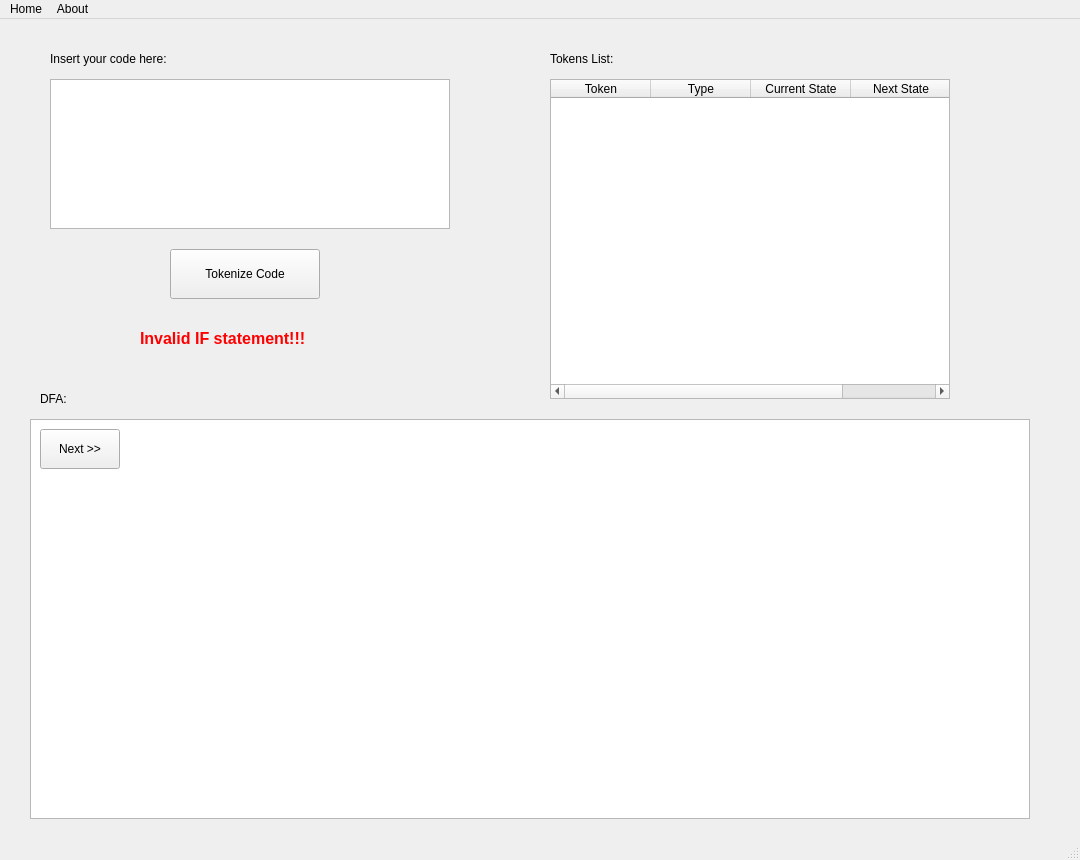
<?xml version="1.0" encoding="UTF-8"?>
<ui version="4.0">
 <class>MainWindow</class>
 <widget class="QMainWindow" name="MainWindow">
  <property name="geometry">
   <rect>
    <x>0</x>
    <y>0</y>
    <width>1080</width>
    <height>860</height>
   </rect>
  </property>
  <property name="windowTitle">
   <string>TINY Language Compiler</string>
  </property>
  <widget class="QWidget" name="centralwidget">
   <widget class="QPushButton" name="pushButton">
    <property name="geometry">
     <rect>
      <x>170</x>
      <y>230</y>
      <width>150</width>
      <height>50</height>
     </rect>
    </property>
    <property name="text">
     <string>Tokenize Code</string>
    </property>
   </widget>
   <widget class="QTextEdit" name="textEdit">
    <property name="geometry">
     <rect>
      <x>50</x>
      <y>60</y>
      <width>400</width>
      <height>150</height>
     </rect>
    </property>
   </widget>
   <widget class="QLabel" name="label">
    <property name="geometry">
     <rect>
      <x>50</x>
      <y>20</y>
      <width>150</width>
      <height>40</height>
     </rect>
    </property>
    <property name="text">
     <string>Insert your code here:</string>
    </property>
   </widget>
   <widget class="QTableWidget" name="tableWidget">
    <property name="geometry">
     <rect>
      <x>550</x>
      <y>60</y>
      <width>400</width>
      <height>320</height>
     </rect>
    </property>
    <property name="minimumSize">
     <size>
      <width>311</width>
      <height>0</height>
     </size>
    </property>
    <column>
     <property name="text">
      <string>Token</string>
     </property>
    </column>
    <column>
     <property name="text">
      <string>Type</string>
     </property>
    </column>
    <column>
     <property name="text">
      <string>Current State</string>
     </property>
    </column>
    <column>
     <property name="text">
      <string>Next State</string>
     </property>
    </column>
   </widget>
   <widget class="QLabel" name="label_2">
    <property name="geometry">
     <rect>
      <x>550</x>
      <y>20</y>
      <width>80</width>
      <height>40</height>
     </rect>
    </property>
    <property name="text">
     <string>Tokens List:</string>
    </property>
   </widget>
   <widget class="QLabel" name="label_3">
    <property name="geometry">
     <rect>
      <x>40</x>
      <y>360</y>
      <width>60</width>
      <height>40</height>
     </rect>
    </property>
    <property name="text">
     <string>DFA:</string>
    </property>
   </widget>
   <widget class="QLabel" name="label_4">
    <property name="geometry">
     <rect>
      <x>140</x>
      <y>300</y>
      <width>260</width>
      <height>40</height>
     </rect>
    </property>
    <property name="font">
     <font>
      <pointsize>12</pointsize>
      <weight>75</weight>
      <bold>true</bold>
     </font>
    </property>
    <property name="text">
     <string>&lt;html&gt;&lt;head/&gt;&lt;body&gt;&lt;p&gt;&lt;span style=&quot; color:#ff0000;&quot;&gt;Invalid IF statement!!!&lt;/span&gt;&lt;/p&gt;&lt;/body&gt;&lt;/html&gt;</string>
    </property>
   </widget>
   <widget class="QTextEdit" name="textEdit_2">
    <property name="geometry">
     <rect>
      <x>30</x>
      <y>400</y>
      <width>1000</width>
      <height>400</height>
     </rect>
    </property>
   </widget>
   <widget class="QToolButton" name="toolButton">
    <property name="geometry">
     <rect>
      <x>40</x>
      <y>410</y>
      <width>80</width>
      <height>40</height>
     </rect>
    </property>
    <property name="text">
     <string>Next &gt;&gt;</string>
    </property>
   </widget>
  </widget>
  <widget class="QMenuBar" name="menubar">
   <property name="geometry">
    <rect>
     <x>0</x>
     <y>0</y>
     <width>1080</width>
     <height>26</height>
    </rect>
   </property>
   <widget class="QMenu" name="menuHome">
    <property name="title">
     <string>Home</string>
    </property>
   </widget>
   <widget class="QMenu" name="menuAbout">
    <property name="title">
     <string>About</string>
    </property>
   </widget>
   <addaction name="menuHome"/>
   <addaction name="menuAbout"/>
  </widget>
  <widget class="QStatusBar" name="statusbar"/>
 </widget>
 <resources/>
 <connections/>
</ui>
